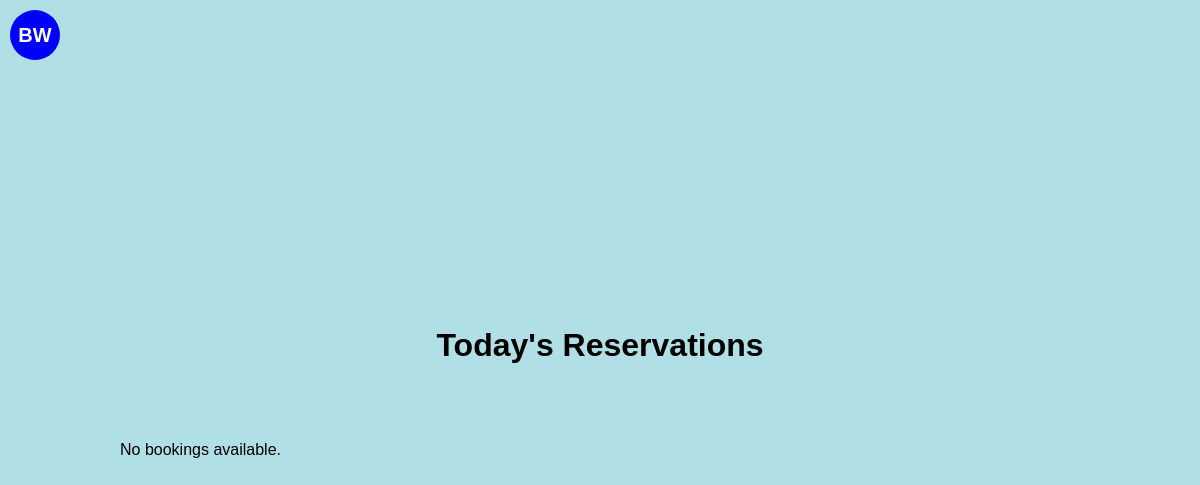
Before: / with the older database file.
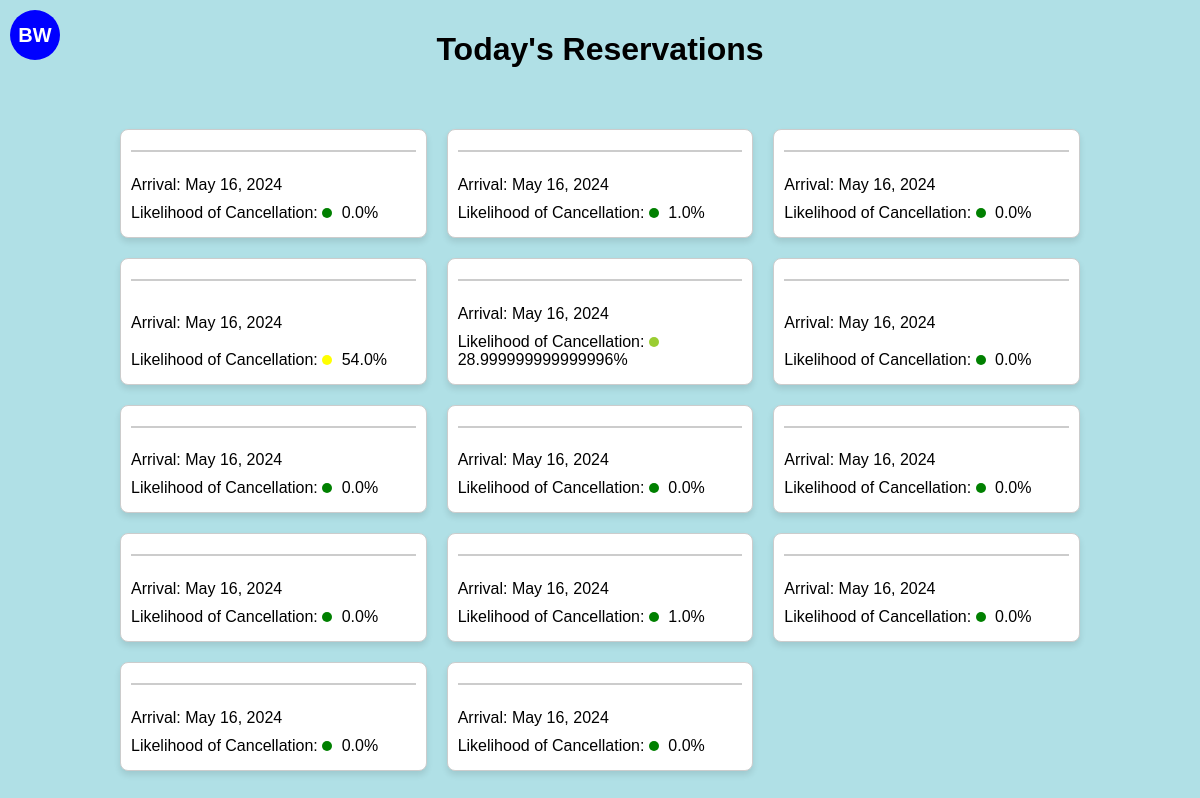
After: the same page with the newer database file.
### cancellationPredictor/models.py (models this page shows, shortened)
class Booking(models.Model):
    month_of_booking = models.IntegerField()
    day_of_booking = models.IntegerField()
    weekday_of_booking = models.IntegerField()
    month_of_arrival = models.IntegerField()
    day_of_arrival = models.IntegerField()
    weekday_of_arrival = models.IntegerField()
    num_of_nights = models.IntegerField()
    is_repeated_guest = models.BooleanField()
    previous_stays = models.IntegerField()
    previous_cancellations = models.IntegerField()
    booking_to_arrival_duration = models.IntegerField()
    rate = models.DecimalField(max_digits=10, decimal_places=2)  # Assuming 'Rate' needs to handle decimals
    override = models.DecimalField(max_digits=10, decimal_places=2)  # Assuming 'Override' is a monetary value
    probability = models.DecimalField(max_digits=10, decimal_places=6)  # Storing probabilities with precision
    prediction = models.BooleanField()  # Assuming prediction is a binary outcome (True/False)
    guest_name = models.TextField()  # Adjust max_length as needed
    date_booking_made = models.DateField()
    scheduled_arrival = models.DateField()

### cancellationPredictor/views.py (the view)
# urls.py: path('', BookingListView.as_view(), name='booking-list'),
class BookingListView(ListView):
    model = Booking
    template_name = 'cancellationPredictor/booking_list.html'
    context_object_name = 'bookings'
    def get_queryset(self):
        today = timezone.localdate()
        today_arrivals = Booking.objects.filter(scheduled_arrival=today)
        fake = Faker()  # Create a Faker generator instance
        for booking in today_arrivals:
            booking.guest_name = fake.name()
        return today_arrivals

### cancellationPredictor/templatetags/custom_filters.py (called while the page is built)
@register.filter(name='multiply')
def multiply(value, arg):
    try:
        return float(value) * float(arg)
    except (ValueError, TypeError):
        return ''  # You might choose to handle the error differently.

### templates/cancellationPredictor/booking_list.html (shortened to what this page needs)
{% load custom_filters %}
<!DOCTYPE html>
<html>
<head>
</head>
<body>
    <div id="logo">BW</div>
    <h1>Today's Reservations</h1>
    <div class="grid-container">
        {% for booking in bookings %}
        <div class="card">
            <h3>{{ booking.guest_name }}</h3>
            <p>Arrival: {{ booking.scheduled_arrival|date:"M d, Y" }}</p>
            <p>Likelihood of Cancellation:
                <span class="probability-circle" style="background-color:
                    {% if booking.probability|multiply:100 < 25 %}
                        green
                    {% elif booking.probability|multiply:100 < 50 %}
                        yellowgreen
                    {% elif booking.probability|multiply:100 < 75 %}
                        yellow
                    {% else %}
                        red
                    {% endif %};
                "></span>
                {{ booking.probability|floatformat:2|multiply:100 }}%
            </p>
        </div>
        {% empty %}
        <p>No bookings available.</p>
        {% endfor %}
    </div>
</body>
</html>

### templates/cancellationPredictor/booking_list.html (style rules this page uses)
body { display: flex; flex-direction: column; align-items: center; justify-content: center; min-height: 100vh; margin: 0; font-family: Arial, sans-serif; background-color: #B0E0E6; }
#logo { position: absolute; top: 10px; left: 10px; width: 50px; height: 50px; background-color: #0000FF; border-radius: 50%; display: flex; justify-content: center; align-items: center; color: white; font-weight: bold; font-size: 20px; }
.grid-container { display: grid; grid-template-columns: repeat(auto-fill, minmax(250px, 1fr)); grid-gap: 20px; padding: 20px; width: 80%; max-width: 1000px; margin-top: 20px; }
.card { background-color: #FFFFFF; border: 1px solid #ccc; border-radius: 8px; box-shadow: 0 4px 6px rgba(0,0,0,0.1); padding: 10px; display: flex; flex-direction: column; justify-content: space-between; }
.card h3 { margin-top: 0; color: #333; border-bottom: 2px solid #ccc; padding-bottom: 10px; }
.card p { margin: 5px 0; }
.probability-circle { height: 10px; width: 10px; border-radius: 50%; display: inline-block; margin-right: 5px; }

Changed rows visible on the page:
added Booking: scheduled_arrival "May 16, 2024", probability|multiply "0.0"
added Booking: scheduled_arrival "May 16, 2024", probability|multiply "1.0"
added Booking: scheduled_arrival "May 16, 2024", probability|multiply "0.0"
added Booking: scheduled_arrival "May 16, 2024", probability|multiply "54.0"
added Booking: scheduled_arrival "May 16, 2024", probability|multiply "28.999999999999996"
added Booking: scheduled_arrival "May 16, 2024", probability|multiply "0.0"
added Booking: scheduled_arrival "May 16, 2024", probability|multiply "0.0"
added Booking: scheduled_arrival "May 16, 2024", probability|multiply "0.0"
added Booking: scheduled_arrival "May 16, 2024", probability|multiply "0.0"
added Booking: scheduled_arrival "May 16, 2024", probability|multiply "0.0"
added Booking: scheduled_arrival "May 16, 2024", probability|multiply "1.0"
added Booking: scheduled_arrival "May 16, 2024", probability|multiply "0.0"
added Booking: scheduled_arrival "May 16, 2024", probability|multiply "0.0"
added Booking: scheduled_arrival "May 16, 2024", probability|multiply "0.0"
Other visible differences:
text no longer shown: "No bookings available."
